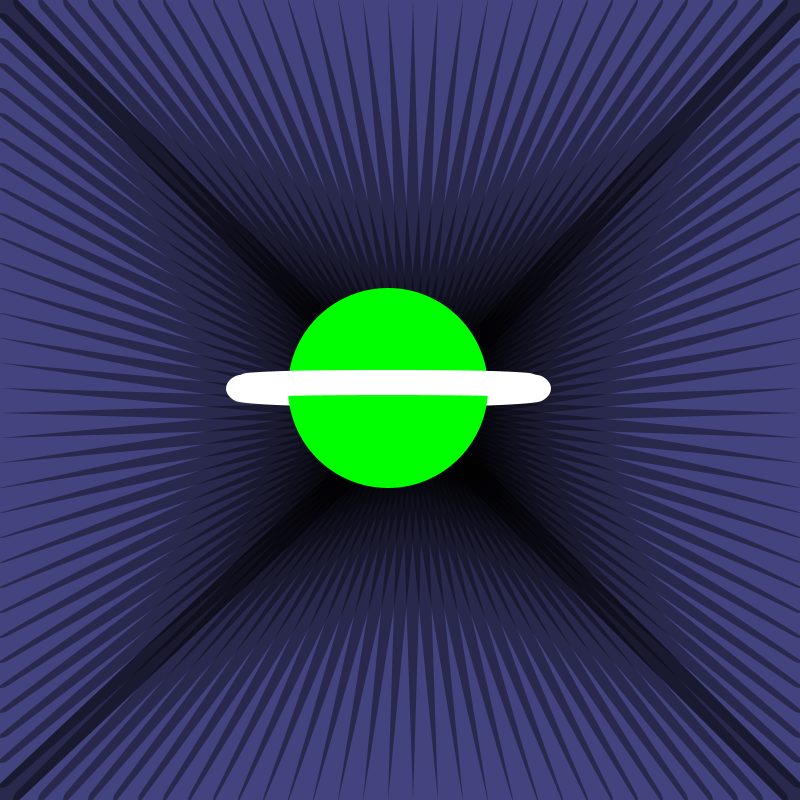
Frame 1 (no input)
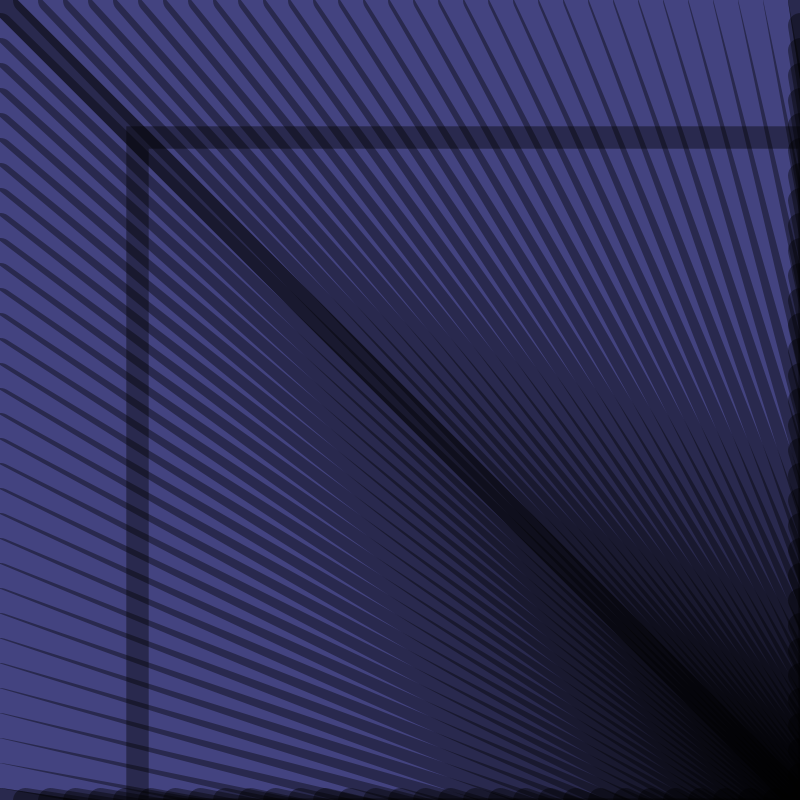
Frame 60 (the mouse pressed at the canvas centre just before this capture)
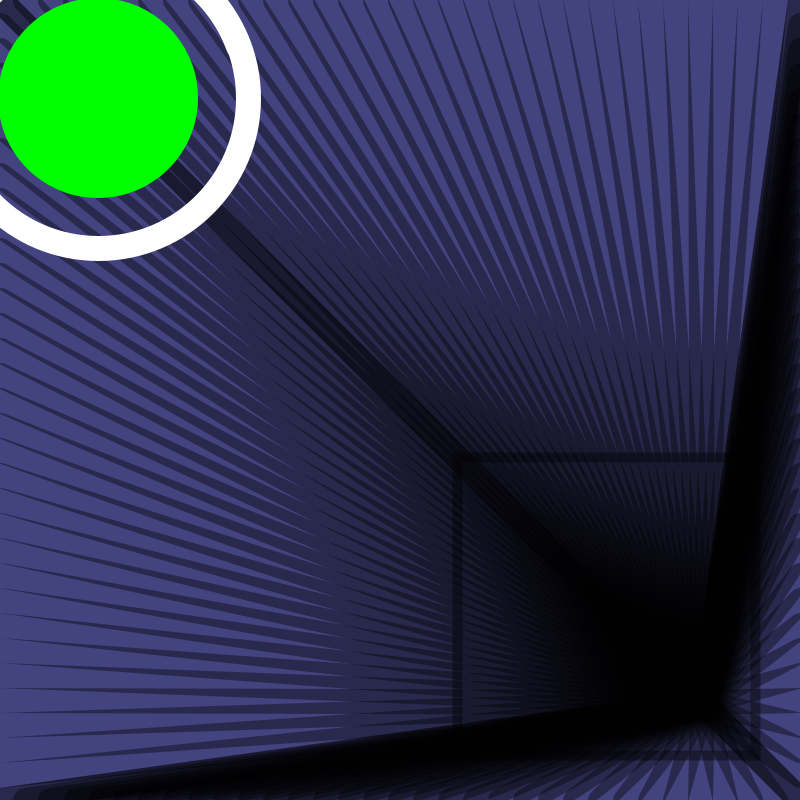
Frame 120 (the mouse held since frame 60 and released just before this capture)

The Processing sketch that drew these frames (run headless with seeded random() and noise(); from frame 60 on, the mouse is pressed at the canvas centre):

// Processing sketch: processing_184521
// ── processing_184521.pde

int res = 25;
int mouseX2;
int mouseY2;

int mouseX3;
int mouseY3;

float mEasing = .01;
float bEasing = .01;

float xPos;
float xPos2;
float yPos; 
float yPos2;
float XdirX;
float YdirY;

float radius = 0;
float radius2;

float ranX, ranY;

float bSize = 100;

int passed = 0;

int counter = 0;

float y3 = 300;


void setup(){
  size(800,800);
//  background(100,255,0);
  
ranX = width/2;
ranY = height/2;

mouseX2 = width/2;
mouseY2 = height/2;

xPos = width/2;
xPos2 = width/2;

yPos = height/2;
yPos2 = height/2;
 
 
  
}

  void draw()
  {
    
    counter++;
    if(counter >= 30){
      ranX = random(width);
      ranY = random(height);
      counter = 0;
    }
    println(counter);
  
    if(passed == 0){
      radius = (width);
      bEasing = map(radius2,0,width*2,.01,1);
      xPos = width/2;
      yPos = height/2;
      radius = (width);
    }else{
      xPos = width-mouseX2;
      yPos = height-mouseY2;
      radius = 0;
      bEasing = 1;
    }
      
      if(radius2 > width - 2*(width/res)){
        bEasing = 1;
        radius = 0;
        passed = 1;
      }else{
        passed = 0;
      }
      
    

    
    
    xPos2 += (xPos - xPos2) * bEasing;
    yPos2 += (yPos - yPos2) * bEasing;
    radius2 += (radius - radius2) * bEasing;
    
    
    mouseX2 += (map(mouseX,0,width,0-width,width*2) - mouseX2) * mEasing;
    mouseY2 += (map(mouseY,0,height,0-height,height*2) - mouseY2) * mEasing;
    

  
 // noCursor();
  background(110,110,210);

  
    noFill();
    stroke(0,100);
    strokeWeight(radius2/30);
    rect(xPos2-(radius2/2),yPos2-(radius2/2),radius2,radius2);
  
  
    strokeWeight(25);

  
  
  for(int i=0;i<=width;i+=res){
    
  line(0,i,width-mouseX2,height-mouseY2);
  line(i,0,width-mouseX2,height-mouseY2);
  line(i,height,width-mouseX2,height-mouseY2);
  line(width,i,width-mouseX2,height-mouseY2);

  
}

  
//  float mouseX3 = map(mouseX2,0,width,200,width-200,);

  int y4 = abs(height/2-mouseY2);
  
  if(y4 >= 300){
    y3 = 300;
  }else{
    y3 = y4;
  }
  
  strokeWeight(25);
  noFill();
  stroke(255);
  ellipse(mouseX2,mouseY2,300,y3);
  
  noStroke();
  fill(0,255,0);
  ellipse(mouseX2,mouseY2,200,200);
  
  if(mouseY2 >= height/2){
  strokeWeight(25);
  noFill();
  stroke(255);
  arc(mouseX2,mouseY2,300,y3,radians(20),radians(160));
  }
  
  if(mouseY2 <= height/2){
  strokeWeight(25);
  noFill();
  stroke(255);
  arc(mouseX2,mouseY2,300,y3,radians(200),radians(340));
  }

   
} 
